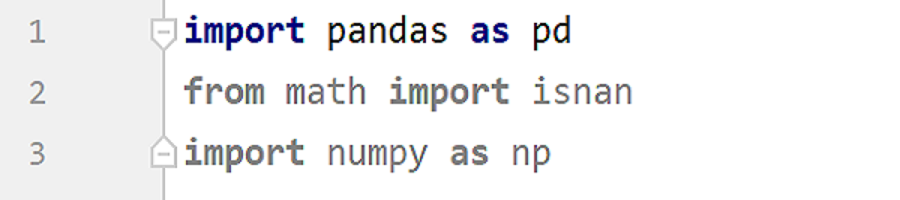
#> input picture Data preprocessing/1.png, 900 x 200 px, found by its file name
$ jupyter execute --allow-errors A2.ipynb   (shell and % lines are left out)
#> lines starting #> are read from the running program, lines starting #| are printed output that depends on the picture
<a href="https://colab.research.google.com/github/HnnaYang/UTS_ML2019_ID12806131/blob/master/A2.ipynb" target="_parent"></a>

# Assignment 2: Pratical Machine Learning Project

[https://github.com/HnnaYang/UTS_ML2019_ID12806131/blob/master/A2.ipynb]

#### Xiaohan Yang  12806131

## Introduction

### Define Problem
#### Although the popularity of the Internet has brought a lot of information to users, the amount of data is increasing day by day, and people are increasingly feeling helpless in the face of massive data. Users can't quickly filter out useful information from large amounts of data. In order to solve the problem of information overload, the recommendation system has been proposed. This article will build a recommendation system that categorizes music based on melody, which to recommend a corresponding genre for those songs.

### Justify Significance
#### The recommendation system is suitable for the user when they have no clear purpose. The recommendation system sends the recommendation algorithm through the user's historical behaviour the user's interest preference or the user's demographic characteristics, and then the recommendation system uses the recommendation algorithm to generate the user's project which they interested in. This paper classifies and recommends the genre of songs by extracting melody features and processing audio signals. This recommendation method can be applied to multiple scenarios, such as news recommendations, picture recommendations, and music recommendations. Compared to the recommended method of collaborative filtering，n based on content recommendation do not have the issue of cold start. It does not require the user's usual data to make recommendations, and there is no prevalence bias. It can recommend items with rare features to better meet the individual needs of users.

## Exploration

### Source of the data
#### The data used in this article is from the FMA (Free Music Archive) website. The site is an open and easy-to-access data set for evaluating multiple tasks in MIR. It provides full-length and high-quality audio, as well as track and user-level metadata, tags, and free-form text such as biographies. The audio comes from 14,854 albums by 16,341 artists and contains a total of 106,574 tracks. The project of genres recommendation decided to use 25,000 of the tracks, and all the records are only 30s. This article also uses two CSV files provided by the site, one is tracks.csv, which contains metadata for all tracks, such as ID, title, artist, genre, tag and play count. Another one is genres.csv, which includes all the ID of music genres and their names.

### Data preprocessing
#### The data preprocessing in this paper is mainly divided into two steps. The first step is to extract the music features of each song and write the extracted features into a new CSV file named features.csv. The specific operations are as follows:

(1)	Import the python library to be used. This step mainly uses the librosa library to extract music features;

[cell 1]
from google.colab.patches import cv2_imshow

[cell 2]
import cv2
img = cv2.imread('1.png', cv2.IMREAD_UNCHANGED)
#> img is the input picture: shape (200, 900, 4); mean B, G, R, A 242.9, 242, 241.9, 255
cv2_imshow(img)

(2)	Read the music files under each folder;

[cell 3]
from google.colab.patches import cv2_imshow

[cell 4]
import cv2
img = cv2.imread('2.png', cv2.IMREAD_UNCHANGED)
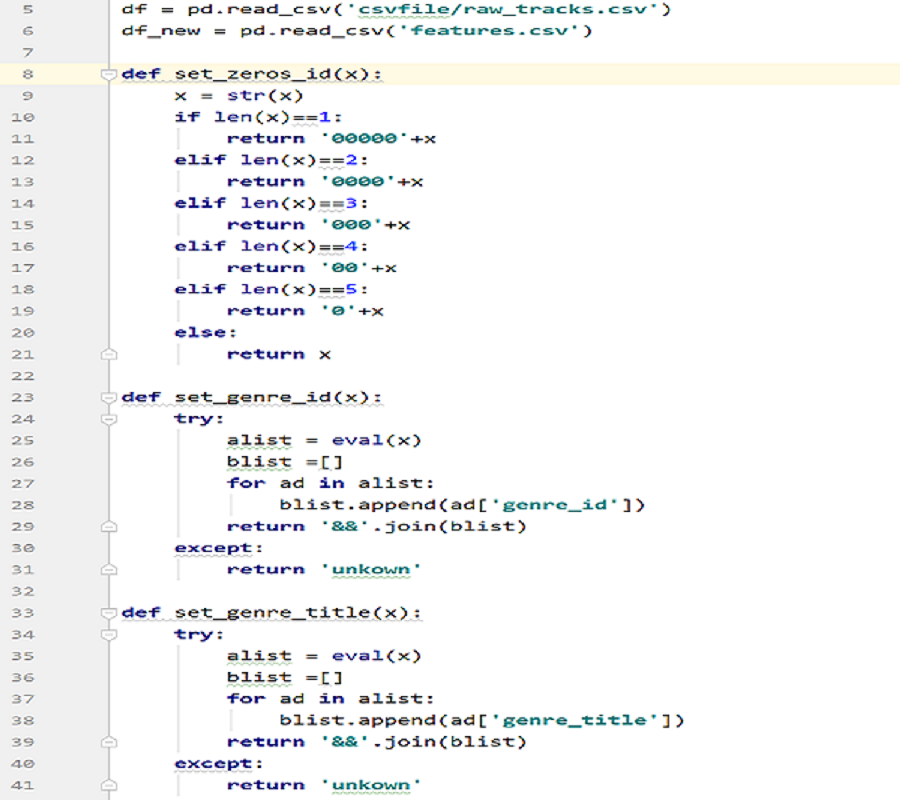
#> input picture Data preprocessing/2.png, 900 x 800 px, found by its file name
#> img is the input picture: shape (800, 900, 4); mean B, G, R, A 246, 245.6, 245.2, 255
cv2_imshow(img)

(3)	Extracting features of the music file;

[cell 5]
import cv2
img = cv2.imread('3.1.png', cv2.IMREAD_UNCHANGED)
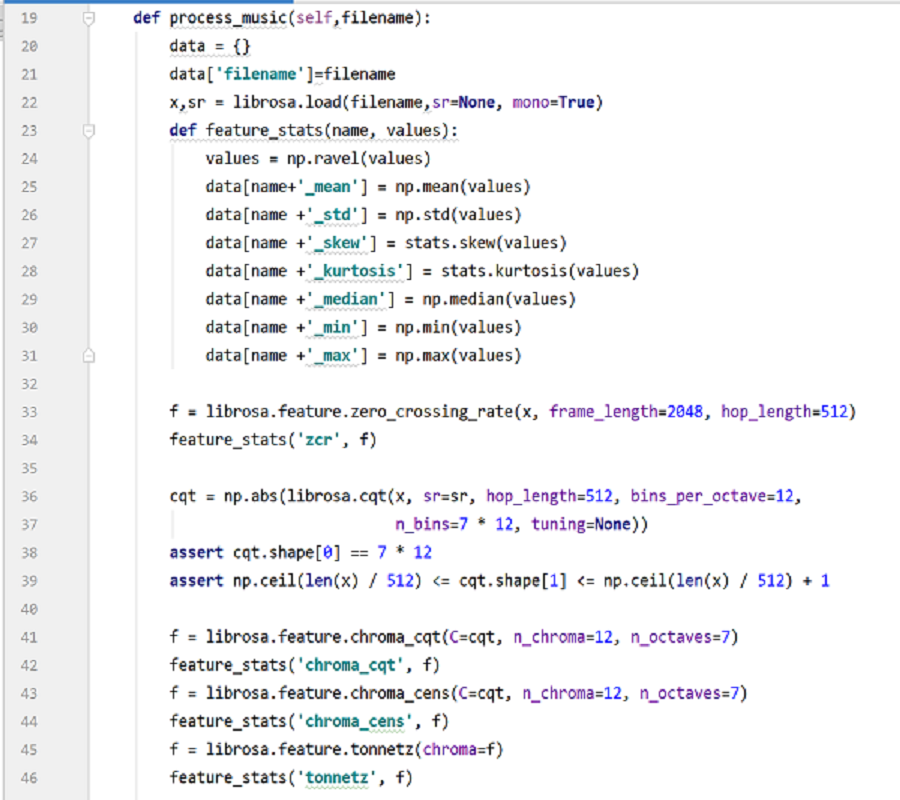
#> input picture recommend/3.1.png, 900 x 800 px, found by its file name
#> img is the input picture: shape (800, 900, 4); mean B, G, R, A 244.1, 242.7, 242.5, 255
cv2_imshow(img)

[cell 6]
import cv2
img = cv2.imread('3.2.png', cv2.IMREAD_UNCHANGED)
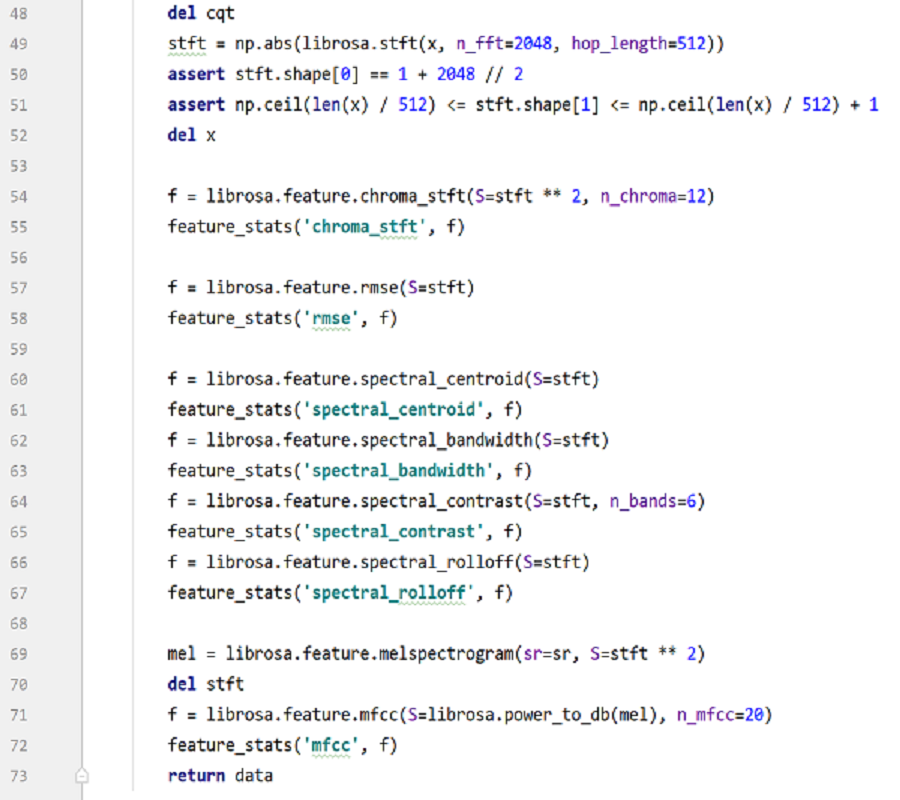
#> input picture recommend/3.2.png, 900 x 800 px, found by its file name
#> img is the input picture: shape (800, 900, 4); mean B, G, R, A 244.9, 244, 243.6, 255
cv2_imshow(img)

(4)	Extract the features of each music file;

[cell 7]
import cv2
img = cv2.imread('4.png', cv2.IMREAD_UNCHANGED)
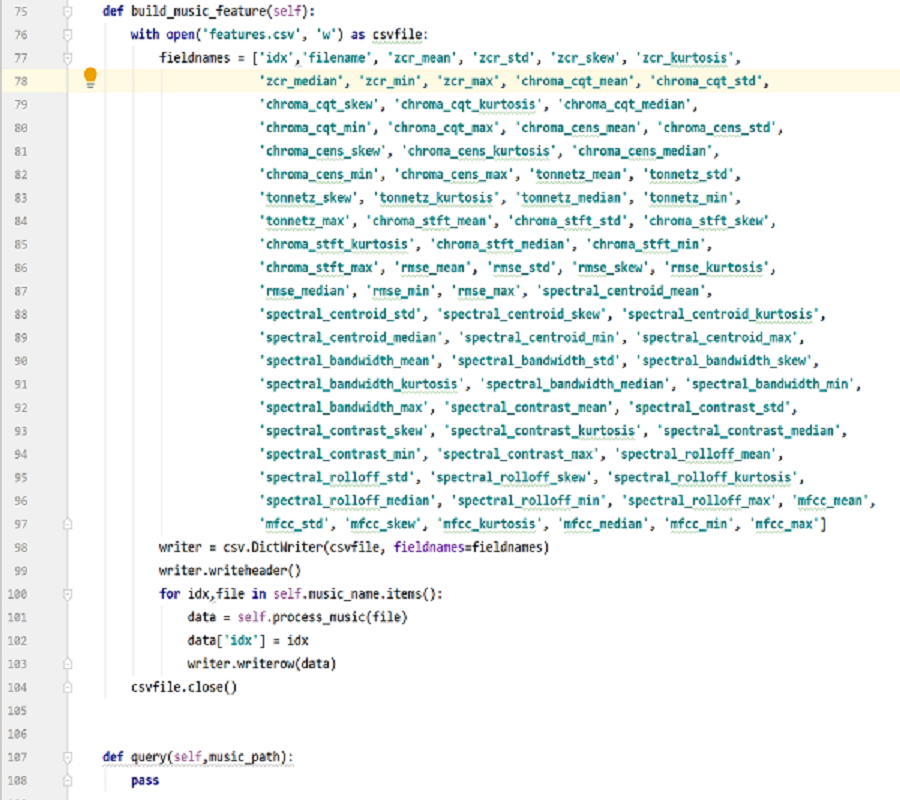
#> input picture recommend/4.png, 900 x 800 px, found by its file name
#> img is the input picture: shape (800, 900, 4); mean B, G, R, A 242.5, 243.1, 238.1, 255
cv2_imshow(img)

The second step of data preprocessing is to map the previously extracted music features to the musician name, track ID, genre, etc., and write a new CSV file named newfeatures.csv. (This file will be used in subsequent operations) The specific steps are as follows:

(1) Import the python library you need to use. This step mainly uses the pandas library to process the data.

[cell 8]
import cv2
img = cv2.imread('1 (1).png', cv2.IMREAD_UNCHANGED)
cv2_imshow(img)

(2) Combine and correspond to the tracks.csv and genres.csv previously obtained from the FMA website and the features.csv file just generated.

[cell 9]
import cv2
img = cv2.imread('2 (1).png', cv2.IMREAD_UNCHANGED)
cv2_imshow(img)

(3) Reset track_id and write to newfeatures.csv.

[cell 10]
import cv2
img = cv2.imread('3.png', cv2.IMREAD_UNCHANGED)
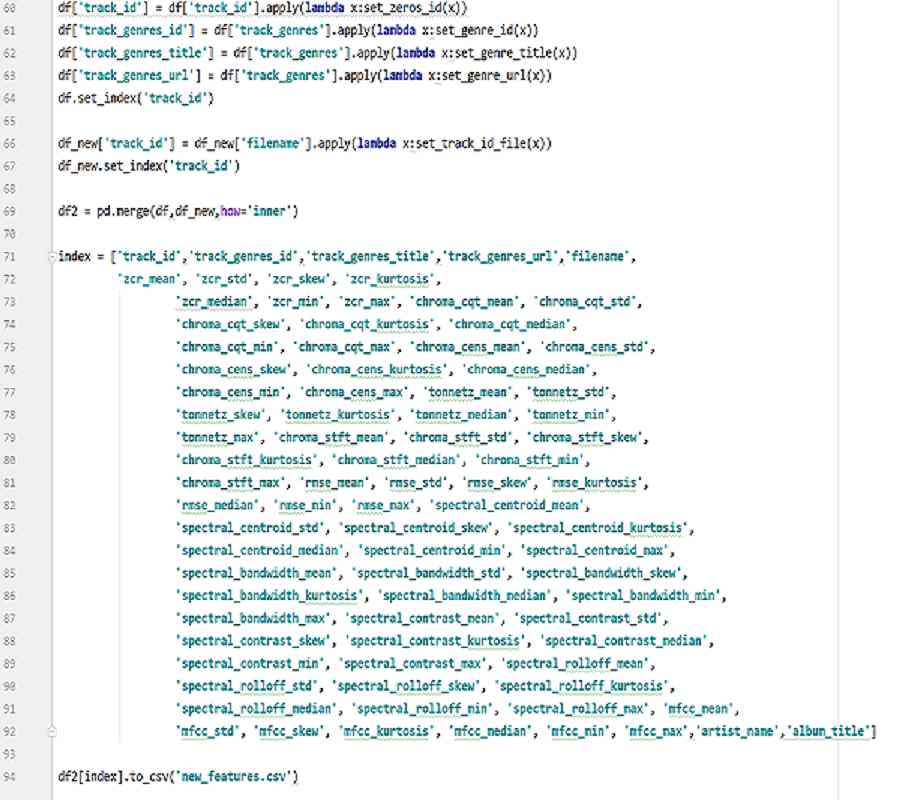
#> input picture Data preprocessing/3.png, 900 x 800 px, found by its file name
#> img is the input picture: shape (800, 900, 4); mean B, G, R, A 241.9, 241.9, 236.4, 255
cv2_imshow(img)

### Data preparation
#### This section will mainly use the newfeatures.csv file. The specific steps are as follows:
(1) Upload files locally to the cloud.

[cell 11]
from google.colab import files

uploaded = files.upload()
#> the answer given: 1.png

for fn in uploaded.keys():
  print('User uploaded file "{name}" with length {length} bytes'.format(
      name=fn, length=len(uploaded[fn])))
